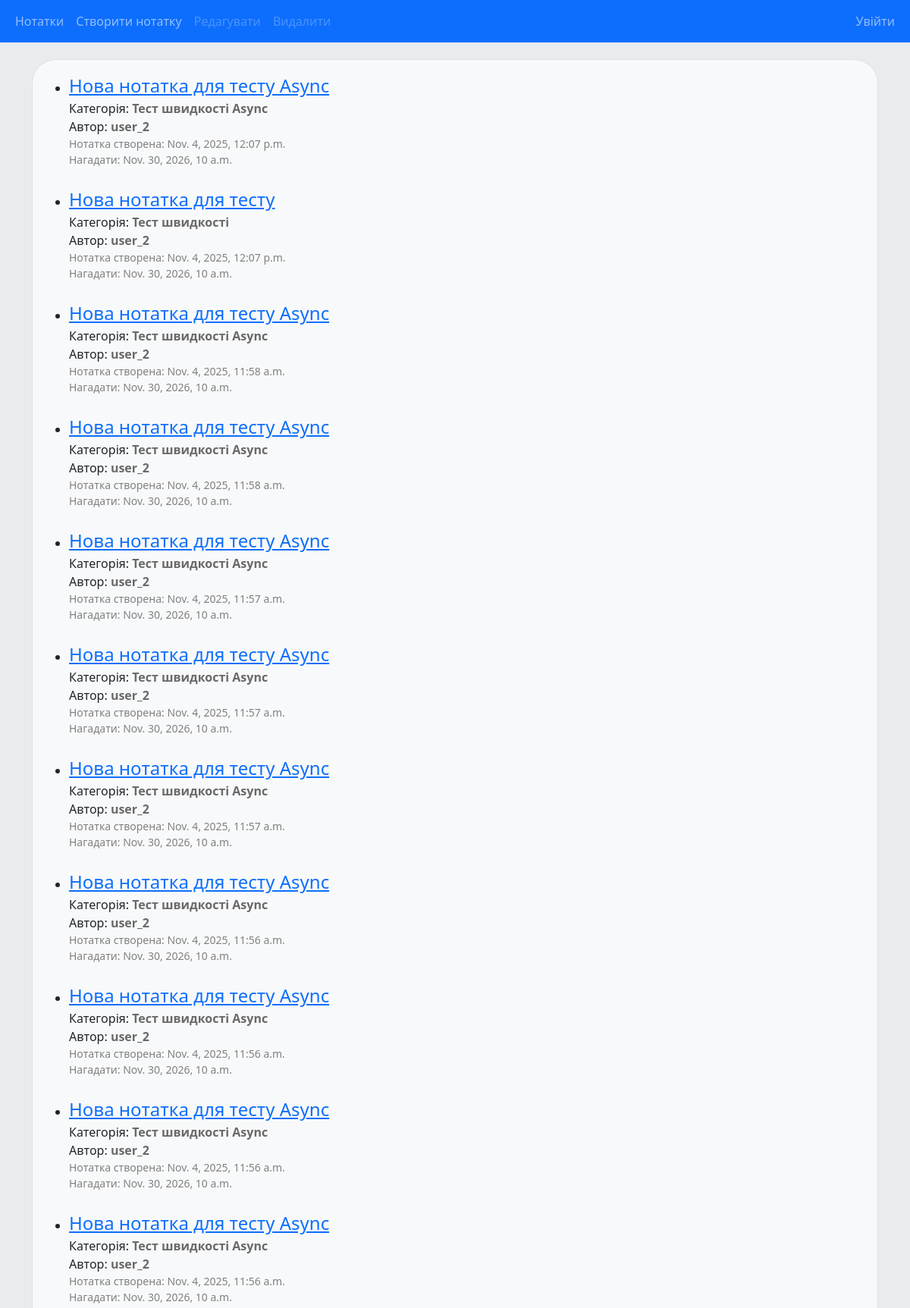
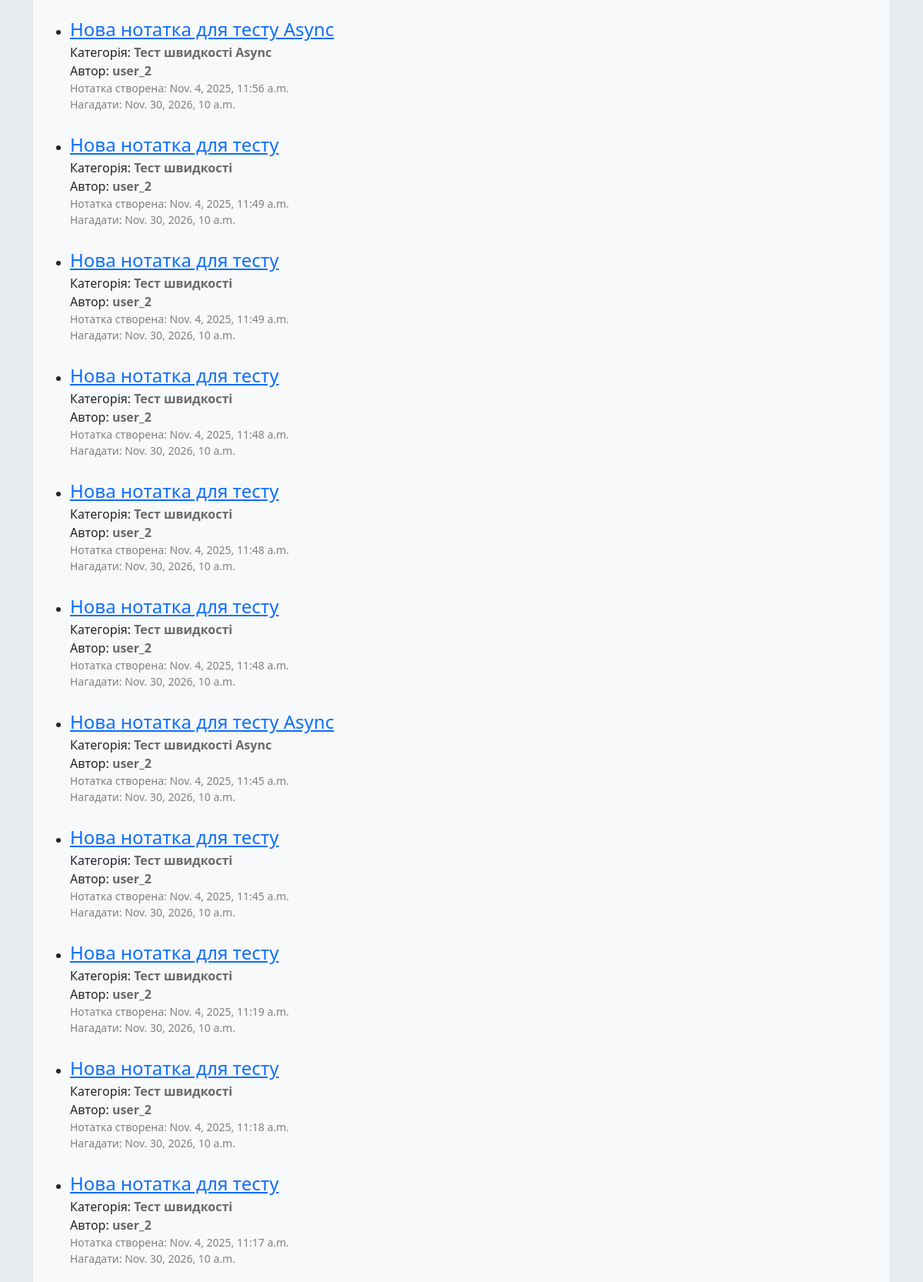
The app's page /notes/ (upper part) with its own data (2 pictures, top to bottom).
### notes/models.py (models this page shows, shortened)
class Note(models.Model):
    note_category = models.ForeignKey(Category, on_delete=models.CASCADE)
    note_title = models.CharField(max_length=200)
    note_text = models.TextField()
    note_reminder = models.DateTimeField("date reminder")
    note_created_at = models.DateTimeField(auto_now_add=True)
    author = models.ForeignKey(User, on_delete=models.SET_NULL, null=True, blank=True)

class Category(models.Model):
    cat_title = models.CharField(max_length=200)

### notes/views.py (the view)
    def wrapper(*args, **kwargs):
        start_time = time.time()
        result = func(*args, **kwargs)
        print(f">>>>>>>>>>>>>>>>>>>>>>>>>>>>>>>>>>>>>>>>>>>>>>>>>>>>>Time ({func.__name__}): {time.time()-start_time}")
        return result

### notes/templates/notes/index.html (shortened to what this page needs)
{% extends "notes/base.html" %}
{% block content %}
    {% if notes_list %}
        <ul>
            {% for note in notes_list %}
                <li><a href="{% url 'notes:detail_note' note.id %}" class="fs-4">{{ note.note_title }}</a></li>
                <small id="category">
                    <span>Категорія: </span>
                    <span style="color: dimgray; font-weight: bold;">{{ note.note_category.cat_title }}</span>
                </small><br>
                <small id="category">
                    <span>Автор: </span>
                    <span style="color: dimgray; font-weight: bold;">{{ note.author }}</span>
                </small><br>
                <small style="color: gray;">Нотатка створена: {{ note.note_created_at }}</small><br>
                <small style="color: gray;">Нагадати: {{ note.note_reminder }}</small>
                <br><br>
            {% endfor %}
        </ul>
    {% else %}
        <p>No notes are available.</p>
    {% endif %}
{% endblock %}

### notes/templates/notes/base.html (shortened to what this page needs)
{% load static %}
<link rel="stylesheet" href="{% static 'notes/css/style.css' %}">
<link rel="stylesheet" href="{% static 'notes/css/bootstrap.css' %}">
{% load crispy_forms_tags %}
<!DOCTYPE html>
<html lang="en">
<head>
</head>
<body style="background-color: #e9ecef">
    <div style="padding-top:30px;"></div>
    <div class="container">
        <nav class="navbar navbar-expand-sm bg-primary navbar-dark fixed-top">
            <div class="container-fluid">
                <ul class="navbar-nav">
                    {% block index %}
                    <li class="nav-item">
                        <a class="nav-link" href="{% url 'notes:index' %}">Нотатки</a>
                    </li>
                    {% endblock %}
                    {% block new %}
                    <li class="nav-item">
                        <a class="nav-link" href="{% url 'notes:add_note' %}">Створити нотатку</a>
                    </li>
                    {% endblock %}
                    {% block edit %}
                        <li class="nav-item">
                            <a class="nav-link disabled" href="#">Редагувати</a>
                        </li>
                    {% endblock %}
                    {% block delete %}
                        <li class="nav-item">
                            <a class="nav-link disabled" href="#" data-bs-toggle="modal" data-bs-target="#confirmDeleteModal">Видалити</a>
                        </li>
                    {% endblock %}
                </ul>
                <ul class="navbar-nav ms-auto">
                    {% block menu_user %}
                        {% if user.is_authenticated %}
                            <li class="nav-item">
                                <form id="logout-form" method="post" action="{% url 'logout' %}">
                                    {% csrf_token %}
                                    <button type="submit" class="nav-link">Вихід  {{ user.get_username }}</button>
                                </form>
                            </li>
                        {% else %}
                            <li class="nav-item">
                                <a class="nav-link" href="{% url 'login' %}?next={{ request.path }}">Увійти</a>
                            </li>
                        {% endif %}
                    {% endblock %}
                </ul>
            </div>
        </nav>
        <div class="container-md bg-light p-3 my-5 rounded-5 border">
            <div id="content">
                {% block content %}{% endblock %}
            </div>
        </div>
    </div>
</body>
</html>

### notes/static/notes/css/style.css (style rules this page uses)
body { font-family: Arial, sans-serif; margin: 4em; background-color: #f1f1f1; }
a { color: #005BFF; text-decoration: none; font-size: 24px; }
#category { font-size: 16px; }

### records on screen
Note: note_title "Нова нотатка для тесту Async", note_category.cat_title "Тест швидкості Async", author "user_2", note_created_at "Nov. 4, 2025, 12:07 p.m.", note_reminder "Nov. 30, 2026, 10 a.m."
Note: note_title "Нова нотатка для тесту", note_category.cat_title "Тест швидкості", author "user_2", note_created_at "Nov. 4, 2025, 12:07 p.m.", note_reminder "Nov. 30, 2026, 10 a.m."
Note: note_title "Нова нотатка для тесту Async", note_category.cat_title "Тест швидкості Async", author "user_2", note_created_at "Nov. 4, 2025, 11:58 a.m.", note_reminder "Nov. 30, 2026, 10 a.m."
Note: note_title "Нова нотатка для тесту Async", note_category.cat_title "Тест швидкості Async", author "user_2", note_created_at "Nov. 4, 2025, 11:58 a.m.", note_reminder "Nov. 30, 2026, 10 a.m."
Note: note_title "Нова нотатка для тесту Async", note_category.cat_title "Тест швидкості Async", author "user_2", note_created_at "Nov. 4, 2025, 11:57 a.m.", note_reminder "Nov. 30, 2026, 10 a.m."
Note: note_title "Нова нотатка для тесту Async", note_category.cat_title "Тест швидкості Async", author "user_2", note_created_at "Nov. 4, 2025, 11:57 a.m.", note_reminder "Nov. 30, 2026, 10 a.m."
Note: note_title "Нова нотатка для тесту Async", note_category.cat_title "Тест швидкості Async", author "user_2", note_created_at "Nov. 4, 2025, 11:57 a.m.", note_reminder "Nov. 30, 2026, 10 a.m."
Note: note_title "Нова нотатка для тесту Async", note_category.cat_title "Тест швидкості Async", author "user_2", note_created_at "Nov. 4, 2025, 11:56 a.m.", note_reminder "Nov. 30, 2026, 10 a.m."
Note: note_title "Нова нотатка для тесту Async", note_category.cat_title "Тест швидкості Async", author "user_2", note_created_at "Nov. 4, 2025, 11:56 a.m.", note_reminder "Nov. 30, 2026, 10 a.m."
Note: note_title "Нова нотатка для тесту Async", note_category.cat_title "Тест швидкості Async", author "user_2", note_created_at "Nov. 4, 2025, 11:56 a.m.", note_reminder "Nov. 30, 2026, 10 a.m."
Note: note_title "Нова нотатка для тесту Async", note_category.cat_title "Тест швидкості Async", author "user_2", note_created_at "Nov. 4, 2025, 11:56 a.m.", note_reminder "Nov. 30, 2026, 10 a.m."
Note: note_title "Нова нотатка для тесту Async", note_category.cat_title "Тест швидкості Async", author "user_2", note_created_at "Nov. 4, 2025, 11:56 a.m.", note_reminder "Nov. 30, 2026, 10 a.m."
Note: note_title "Нова нотатка для тесту", note_category.cat_title "Тест швидкості", author "user_2", note_created_at "Nov. 4, 2025, 11:49 a.m.", note_reminder "Nov. 30, 2026, 10 a.m."
Note: note_title "Нова нотатка для тесту", note_category.cat_title "Тест швидкості", author "user_2", note_created_at "Nov. 4, 2025, 11:49 a.m.", note_reminder "Nov. 30, 2026, 10 a.m."
Note: note_title "Нова нотатка для тесту", note_category.cat_title "Тест швидкості", author "user_2", note_created_at "Nov. 4, 2025, 11:48 a.m.", note_reminder "Nov. 30, 2026, 10 a.m."
Note: note_title "Нова нотатка для тесту", note_category.cat_title "Тест швидкості", author "user_2", note_created_at "Nov. 4, 2025, 11:48 a.m.", note_reminder "Nov. 30, 2026, 10 a.m."
Note: note_title "Нова нотатка для тесту", note_category.cat_title "Тест швидкості", author "user_2", note_created_at "Nov. 4, 2025, 11:48 a.m.", note_reminder "Nov. 30, 2026, 10 a.m."
Note: note_title "Нова нотатка для тесту Async", note_category.cat_title "Тест швидкості Async", author "user_2", note_created_at "Nov. 4, 2025, 11:45 a.m.", note_reminder "Nov. 30, 2026, 10 a.m."
Note: note_title "Нова нотатка для тесту", note_category.cat_title "Тест швидкості", author "user_2", note_created_at "Nov. 4, 2025, 11:45 a.m.", note_reminder "Nov. 30, 2026, 10 a.m."
Note: note_title "Нова нотатка для тесту", note_category.cat_title "Тест швидкості", author "user_2", note_created_at "Nov. 4, 2025, 11:19 a.m.", note_reminder "Nov. 30, 2026, 10 a.m."
Note: note_title "Нова нотатка для тесту", note_category.cat_title "Тест швидкості", author "user_2", note_created_at "Nov. 4, 2025, 11:18 a.m.", note_reminder "Nov. 30, 2026, 10 a.m."
Note: note_title "Нова нотатка для тесту", note_category.cat_title "Тест швидкості", author "user_2", note_created_at "Nov. 4, 2025, 11:17 a.m.", note_reminder "Nov. 30, 2026, 10 a.m."
